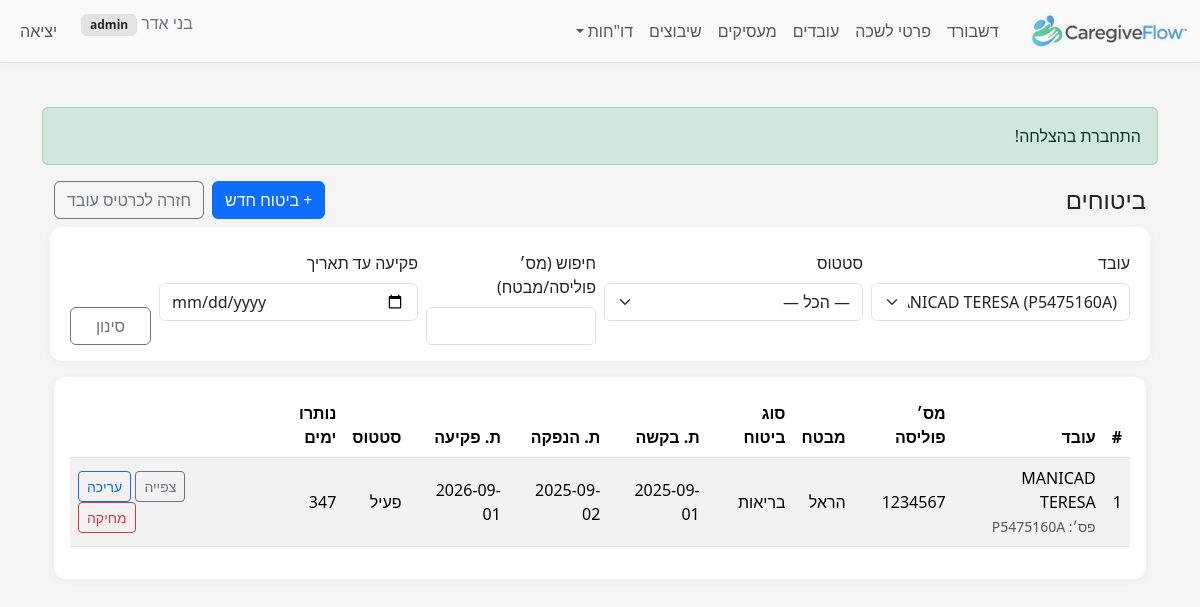
Screenshot of /index.php?r=insurances&employee_id=1 (signed in) with the database file from the repository.
### tables this page shows
CREATE TABLE `employee_insurances` (
  `id` bigint(20) UNSIGNED NOT NULL,
  `employee_id` bigint(20) UNSIGNED NOT NULL,
  `policy_number` varchar(60) DEFAULT NULL,
  `insurer_name` varchar(120) DEFAULT NULL,
  `insurance_type_code` tinyint(3) UNSIGNED DEFAULT NULL,
  `request_date` date DEFAULT NULL,
  `issue_date` date DEFAULT NULL,
  `expiry_date` date DEFAULT NULL,
  `is_primary` tinyint(1) NOT NULL DEFAULT 0,
  `primary_employee_id` bigint(20) UNSIGNED DEFAULT NULL,
  `status_code` tinyint(3) UNSIGNED DEFAULT NULL,
  `notes` text DEFAULT NULL,
  `created_at` timestamp NULL DEFAULT current_timestamp(),
  `updated_at` timestamp NULL DEFAULT current_timestamp() ON UPDATE current_timestamp()
);

CREATE TABLE `employees` (
  `id` bigint(20) UNSIGNED NOT NULL,
  `passport_number` varchar(20) NOT NULL,
  `country_of_citizenship` int(10) UNSIGNED DEFAULT NULL,
  `country_symbol_moi` int(10) UNSIGNED DEFAULT NULL COMMENT 'MoI country numeric code (BAFI)',
  `last_name` varchar(20) NOT NULL,
  `last_name_he` varchar(20) DEFAULT NULL,
  `first_name_he` varchar(20) DEFAULT NULL,
  `first_name` varchar(20) NOT NULL,
  `father_name_en` varchar(20) DEFAULT NULL,
  `mother_name_en` varchar(20) DEFAULT NULL COMMENT 'Mother name (EN, 20)',
  `gender_code` tinyint(3) UNSIGNED DEFAULT NULL,
  `marital_status_code` tinyint(3) UNSIGNED DEFAULT NULL,
  `birth_date` date DEFAULT NULL,
  `phone` varchar(30) DEFAULT NULL,
  `phone_prefix_il` varchar(4) DEFAULT NULL,
  `phone_number_il` varchar(9) DEFAULT NULL,
  `phone_alt` varchar(30) DEFAULT NULL,
  `email` varchar(120) DEFAULT NULL,
  `city_code` int(10) UNSIGNED DEFAULT NULL,
  `street_code` int(10) UNSIGNED DEFAULT NULL,
  `house_no` varchar(10) DEFAULT NULL,
  `apartment` varchar(10) DEFAULT NULL,
  `zipcode` varchar(10) DEFAULT NULL,
  `abroad_city` varchar(60) DEFAULT NULL,
  `abroad_street` varchar(60) DEFAULT NULL,
  `abroad_house_no` varchar(10) DEFAULT NULL,
  `abroad_postal_code` varchar(10) DEFAULT NULL,
  `entry_date` date DEFAULT NULL,
  `visa_type` varchar(30) DEFAULT NULL,
  `visa_expiry` date DEFAULT NULL,
  `work_permit_number` varchar(40) DEFAULT NULL,
  `work_permit_issue` date DEFAULT NULL,
  `work_permit_expiry` date DEFAULT NULL,
  `is_active` tinyint(1) NOT NULL DEFAULT 1,
  `employment_status_code` tinyint(3) UNSIGNED DEFAULT NULL COMMENT 'BAFI status/end reason code (00/03/..)',
  `status_change_date` date DEFAULT NULL COMMENT 'BAFI status change date (yyyymmdd)',
  `notes` text DEFAULT NULL,
  `record_type_code` tinyint(3) UNSIGNED DEFAULT NULL COMMENT 'BAFI record type (01=new;02=new-to-agency;03=change employer;04=details/bank update)',
  `mana_type_code` tinyint(3) UNSIGNED DEFAULT NULL COMMENT 'BAFI batch/mana type (01..06)',
  `remarks_internal` text DEFAULT NULL,
  `created_at` timestamp NOT NULL DEFAULT current_timestamp(),
  `updated_at` timestamp NULL DEFAULT current_timestamp() ON UPDATE current_timestamp(),
  `passport_issue_date` date DEFAULT NULL,
  `passport_expiry_date` date DEFAULT NULL,
  `country_code` int(11) DEFAULT NULL,
  `phone_mobile` varchar(30) DEFAULT NULL,
  `phone_home` varchar(30) DEFAULT NULL,
  `id_type_code` varchar(10) DEFAULT NULL COMMENT 'Code: type of ID (e.g., passport/teudat-zehut)',
  `id_number` varchar(32) DEFAULT NULL,
  `visa_type_code` varchar(20) DEFAULT NULL,
  `arrival_date` date DEFAULT NULL,
  `bank_name` varchar(100) DEFAULT NULL,
  `bank_branch` varchar(20) DEFAULT NULL,
  `bank_account` varchar(34) DEFAULT NULL,
  `bank_foreign_country_code` int(10) UNSIGNED DEFAULT NULL COMMENT 'BAFI bank country numeric code',
  `bank_city_foreign` varchar(60) DEFAULT NULL,
  `bank_street_foreign` varchar(60) DEFAULT NULL,
  `bank_house_no_foreign` varchar(10) DEFAULT NULL,
  `bank_code_foreign` varchar(10) DEFAULT NULL,
  `bank_name_foreign` varchar(60) DEFAULT NULL,
  `bank_branch_code_foreign` varchar(10) DEFAULT NULL,
  `bank_branch_name_foreign` varchar(60) DEFAULT NULL,
  `bank_swift` varchar(25) DEFAULT NULL,
  `bank_iban` varchar(40) DEFAULT NULL,
  `beneficiary_last_name` varchar(60) DEFAULT NULL,
  `beneficiary_first_name` varchar(60) DEFAULT NULL,
  `permit_number_bafi` varchar(15) DEFAULT NULL COMMENT 'BAFI permit number (mirror of work_permit_number if used)',
  `spouse_name_en` varchar(20) DEFAULT NULL COMMENT 'Spouse name (EN, 20)',
  `spouse_in_israel` tinyint(1) UNSIGNED DEFAULT NULL COMMENT 'Spouse in Israel? 1=yes, 0=no, NULL=unknown',
  `representative_abroad_name` varchar(20) DEFAULT NULL COMMENT 'Representative abroad name (20)',
  `health_ins_issue_date` date DEFAULT NULL COMMENT 'Health insurance - issue date',
  `health_ins_expiry` date DEFAULT NULL COMMENT 'Health insurance - expiry date',
  `metash_mana_number` varchar(20) DEFAULT NULL COMMENT 'METaSH - Mana number (20)',
  `metash_registration_date` date DEFAULT NULL COMMENT 'METaSH - registration date'
);

CREATE TABLE `insurance_type_codes` (
  `insurance_type_code` tinyint(3) UNSIGNED NOT NULL,
  `name_he` varchar(80) NOT NULL
);

CREATE TABLE `insurance_status_codes` (
  `insurance_status_code` tinyint(3) UNSIGNED NOT NULL,
  `name_he` varchar(80) NOT NULL
);

### src/controllers/InsurancesController.php (called while the page is built, shortened)
<?php
require_once __DIR__ . '/../models/Insurance.php';
require_once __DIR__ . '/../services/InsuranceService.php';
class InsurancesController
{
    public static function index(PDO $pdo)
    {
        $m = new Insurance($pdo);
        $filters = [
            'employee_id'   => $_GET['employee_id'] ?? null,
            'status'        => $_GET['status'] ?? null,
            'q'             => $_GET['q'] ?? null,
            'expires_until' => $_GET['expires_until'] ?? null,
        ];
        $page  = max(1, (int)($_GET['page'] ?? 1));
        $limit = 25;
        $offset = ($page - 1) * $limit;
        $items = $m->all($filters, $limit, $offset);
        $employees = self::employees_for_select($pdo);
        require __DIR__.'/../../views/insurances/index.php';
    }
    private static function employees_for_select(PDO $pdo): array
    {
        $sql = "SELECT id, first_name, last_name, passport_number
                  FROM employees
                 ORDER BY last_name, first_name";
        return $pdo->query($sql)->fetchAll(PDO::FETCH_ASSOC);
    }
}

### public/index.php (called while the page is built, shortened)
<?php
require __DIR__ . '/../src/helpers.php';
$pdo = db();
$route = $_GET['r'] ?? 'dashboard/index';
[$ctrl, $action] = array_pad(explode('/', $route, 2), 2, 'index');
$action = strtok($action, '&?');
$action = preg_replace('/[^A-Za-z0-9_]/', '', $action);
$controllerClass = preg_replace('/[^A-Za-z0-9]/', '', ucwords(str_replace(['_', '-'], ' ', $ctrl))) . 'Controller';
call_user_func([$controllerClass, $action], $pdo);

### src/helpers.php (called while the page is built, shortened)
<?php
function e($str): string { return htmlspecialchars((string)$str, ENT_QUOTES | ENT_SUBSTITUTE, 'UTF-8'); }

### src/models/Insurance.php (called while the page is built, shortened)
<?php
class Insurance
{
    private $pdo;
    public function __construct(PDO $pdo)
    {
        $this->pdo = $pdo;
    }
    public function all(array $filters = [], int $limit = 25, int $offset = 0): array
    {
        $where = [];
        $params = [];
        if (!empty($filters['employee_id'])) {
            $where[] = 'i.employee_id = :employee_id';
            $params[':employee_id'] = (int)$filters['employee_id'];
        }
        $whereSql = $where ? ('WHERE ' . implode(' AND ', $where)) : '';
        $sql = "SELECT i.*, e.first_name, e.last_name, e.passport_number,
                       sc.name_he AS status_name,
                       tc.name_he AS type_name
                  FROM employee_insurances i
             LEFT JOIN employees e ON e.id = i.employee_id
             LEFT JOIN insurance_status_codes sc ON sc.insurance_status_code = i.status_code
             LEFT JOIN insurance_type_codes   tc ON tc.insurance_type_code   = i.insurance_type_code
                  $whereSql
              ORDER BY COALESCE(i.expiry_date, '9999-12-31') ASC, i.id DESC
                 LIMIT :limit OFFSET :offset";
        $stmt = $this->pdo->prepare($sql);
        foreach ($params as $k => $v) {
            $stmt->bindValue($k, $v);
        }
        $stmt->bindValue(':limit', $limit, PDO::PARAM_INT);
        $stmt->bindValue(':offset', $offset, PDO::PARAM_INT);
        $stmt->execute();
        return $stmt->fetchAll(PDO::FETCH_ASSOC);
    }
}

### src/services/InsuranceService.php (called while the page is built, shortened)
<?php
class InsuranceService
{
    public static function derivedStatusCode($status_code, ?string $expiry_date)
    {
        return is_numeric($status_code) ? (int)$status_code : null;
    }
    public static function daysUntilExpiry(?string $expiry_date): ?int
    {
        $d = (new DateTime($expiry_date))->setTime(0,0,0);
        $t = (new DateTime('today'))->setTime(0,0,0);
        return (int)$t->diff($d)->format('%r%a');
    }
}

### views/insurances/index.php (the view, shortened to what this page needs)
<?php require __DIR__ . '/../layout/header.php'; ?>
<div class="container" dir="rtl">
    <div class="d-flex justify-content-between align-items-center mb-3">
        <h1 class="h4 mb-0">ביטוחים</h1>
        <div class="d-flex gap-2">
            <a class="btn btn-primary" href="?r=insurances/create&employee_id=<?= e($filters['employee_id']) ?>">+ ביטוח חדש</a>
            <a class="btn btn-outline-secondary" href="?r=employees/show&id=<?= e($filters['employee_id']) ?>">חזרה לכרטיס עובד</a>
        </div>
    </div>
    <form class="row g-2 mb-3" method="get" action="">
        <div class="col-md-3">
            <label class="form-label">עובד</label>
            <select name="employee_id" class="form-select">
                <?php foreach ($employees as $emp): ?>
                    <?php $selected = ((string)$emp['id'] === (string)($_GET['employee_id'] ?? '')) ? 'selected' : ''; ?>
                    <option value="<?= e($emp['id']) ?>" <?= $selected ?>>
                        <?= e($emp['last_name'].' '.$emp['first_name'].' ('.$emp['passport_number'].')') ?>
                    </option>
                <?php endforeach; ?>
            </select>
        </div>
        <div class="col-md-3">
            <label class="form-label">סטטוס</label>
            <select name="status" class="form-select">
                <option value="">— הכל —</option>
            </select>
        </div>
        <div class="col-md-2">
            <label class="form-label">חיפוש (מס׳ פוליסה/מבטח)</label>
            <input type="text" name="q" class="form-control" value="<?= e($_GET['q'] ?? '') ?>">
        </div>
        <div class="col-md-3">
            <label class="form-label">פקיעה עד תאריך</label>
            <input type="date" name="expires_until" class="form-control" value="<?= e($_GET['expires_until'] ?? '') ?>">
        </div>
        <div class="col-md-1 d-flex align-items-end">
            <button class="btn btn-outline-secondary w-100">סינון</button>
        </div>
    </form>
    <div class="table-responsive">
        <table class="table table-striped align-middle">
            <thead>
                <tr>
                    <th>#</th>
                    <th>עובד</th>
                    <th>מס׳ פוליסה</th>
                    <th>מבטח</th>
                    <th>סוג ביטוח</th>
                    <th>ת. בקשה</th>
                    <th>ת. הנפקה</th>
                    <th>ת. פקיעה</th>
                    <th>סטטוס</th>
                    <th>נותרו ימים</th>
                    <th></th>
                </tr>
            </thead>
            <tbody>
            <?php foreach ($items as $row): ?>
                <?php
                    $derived = InsuranceService::derivedStatusCode($row['status_code'] ?? null, $row['expiry_date'] ?? null);
                    $days    = InsuranceService::daysUntilExpiry($row['expiry_date'] ?? null);
                ?>
                <tr>
                    <td><?= e($row['id']) ?></td>
                    <td>
                        <?= e($row['last_name'].' '.$row['first_name']) ?><br>
                        <small class="text-muted">פס׳: <?= e($row['passport_number']) ?></small>
                    </td>
                    <td><?= e($row['policy_number']) ?></td>
                    <td><?= e($row['insurer_name']) ?></td>
                    <td><?= e($row['type_name'] ?? ($row['insurance_type_code']!==null?($type_codes[(int)$row['insurance_type_code']]??''):'')) ?></td>
                    <td><?= e($row['request_date']) ?></td>
                    <td><?= e($row['issue_date']) ?></td>
                    <td><?= e($row['expiry_date']) ?></td>
                    <td>
                        <?php if ($derived === 'expired'): ?>
                            פג
                        <?php else: ?>
                            <?= e($row['status_name'] ?? ($status_codes[(int)$row['status_code']] ?? '')) ?>
                        <?php endif; ?>
                    </td>
                    <td><?= is_null($days)?'—':e($days) ?></td>
                    <td class="text-end">
                        <a class="btn btn-sm btn-outline-secondary" href="?r=insurances/view&id=<?= e($row['id']) ?>&employee_id=<?= e($filters['employee_id']) ?>">צפייה</a>
                        <a class="btn btn-sm btn-outline-primary" href="?r=insurances/edit&id=<?= e($row['id']) ?>&employee_id=<?= e($filters['employee_id']) ?>">עריכה</a>
                        <a class="btn btn-sm btn-outline-danger" href="?r=insurances/delete&id=<?= e($row['id']) ?>" onclick="return confirm('למחוק?');">מחיקה</a>
                    </td>
                </tr>
            <?php endforeach; ?>
            </tbody>
        </table>
    </div>
</div>
<?php require __DIR__ . '/../layout/footer.php'; ?>

### public/assets/css/style.css (style rules this page uses)
body { background-color: #f5f5f5; color: #212529; }
.table-responsive { background: #fff; padding: 1rem; border-radius: .75rem; box-shadow: 0 2px 10px rgba(0,0,0,.04); }
main.container form { background: #fff; padding: 1rem; border-radius: .75rem; box-shadow: 0 2px 10px rgba(0,0,0,.04); }

### rows the page displays
employee_insurances: id "1", employee.first_name "MANICAD TERESA", employee.passport_number "P5475160A", policy_number "1234567", insurer_name "הראל", insurance_type_code.name_he "בריאות", request_date "2025-09-01", issue_date "2025-09-02", expiry_date "2026-09-01", status_code.name_he "פעיל", expiry_date "347"

### other values shown
$u['display_name'] "בני אדר"
$u['role'] "admin"
$f['msg'] "התחברת בהצלחה!"
form field employee_id "MANICAD TERESA (P5475160A)"
